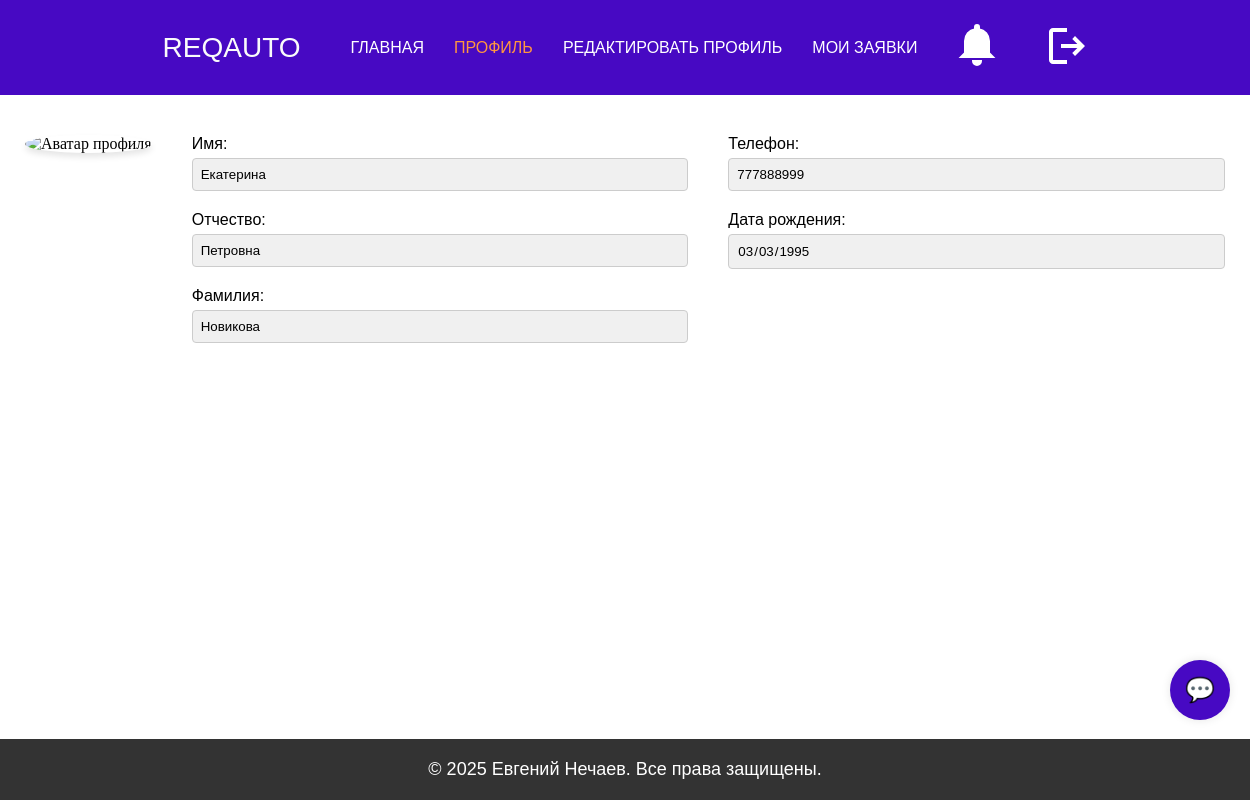
The page /profile (signed in) on the database its author committed.
### models.py (models this page shows)
class User(db.Model):
    __tablename__ = 'User'
    ID = db.Column(db.Integer, primary_key=True)
    username = db.Column(db.String(50), unique=True)
    password = db.Column(db.String(128))
    firstName = db.Column(db.String(50))
    lastName = db.Column(db.String(50))
    patronymic = db.Column(db.String(50))
    phone = db.Column(db.String(15))
    dateBirth = db.Column(db.Date, nullable=True)
    roleID = db.Column(db.Integer, db.ForeignKey('Role.ID'))
    photo = db.Column(db.String(256), nullable=True)

### app.py (the view)
@app.route('/profile')
def profile():
    if 'user_id' not in session:
        return redirect(url_for('auth'))
    user_id = session['user_id']
    user = User.query.get(user_id)
    response = make_response(render_template('profile.html', user=user))
    response.headers['Cache-Control'] = 'no-cache, no-store, must-revalidate'
    response.headers['Pragma'] = 'no-cache'
    response.headers['Expires'] = '0'
    return response

### templates/profile.html (shortened to what this page needs)
<!DOCTYPE html>
<html lang="en">
  <head>
    <link rel="stylesheet" href="/static/styles.css" />
    <link rel="stylesheet" href="/static/profile.css" />
    <link rel="stylesheet" href="/static/client_chat.css" />
  </head>
  <body>
    <header>
      <div class="logo">ReqAuto</div>
      <nav>
        <ul>
          <li>
            <a href="{{ url_for('index') }}">Главная</a>
          </li>
          <li>
            <a href="#" class="active">Профиль</a>
          </li>
          <li>
            <a href="{{ url_for('edit_profile') }}">Редактировать профиль</a>
          </li>
          <li>
            <a href="{{ url_for('profile_requests') }}">Мои заявки</a>
          </li>
          <li class="notifications-wrapper">
            <button id="notifications-toggle" class="notifications-button">
            </button>
          </li>
          <li>
            <form
              action="{{ url_for('logout') }}"
              method="post"
              class="logout-form"
            >
              <button type="submit" class="logout-button">
                <svg
                  xmlns="http://www.w3.org/2000/svg"
                  width="24"
                  height="24"
                  viewBox="0 0 24 24"
                >
                  <path
                    fill="#ffffff"
                    d="M5 21q-.825 0-1.412-.587T3 19V5q0-.825.588-1.412T5 3h7v2H5v14h7v2zm11-4l-1.375-1.45l2.55-2.55H9v-2h8.175l-2.55-2.55L16 7l5 5z"
                  />
                </svg>
              </button>
            </form>
          </li>
        </ul>
      </nav>
    </header>
    <main>
      <section class="profile-section">
        <div class="profile-avatar">
          <img src="{{ user.photo }}" alt="Аватар профиля" />
        </div>
        <div class="profile-info">
          <div class="profile-column">
            <div class="profile-field">
              <label for="firstName">Имя:</label>
              <input
                type="text"
                id="firstName"
                name="firstName"
                value="{{ user.firstName }}"
                readonly
              />
            </div>
            <div class="profile-field">
              <label for="patronymic">Отчество:</label>
              <input
                type="text"
                id="patronymic"
                name="patronymic"
                value="{{ user.patronymic }}"
                readonly
              />
            </div>
            <div class="profile-field">
              <label for="lastName">Фамилия:</label>
              <input
                type="text"
                id="lastName"
                name="lastName"
                value="{{ user.lastName }}"
                readonly
              />
            </div>
          </div>
          <div class="profile-column">
            <div class="profile-field">
              <label for="phone">Телефон:</label>
              <input
                type="text"
                id="phone"
                name="phone"
                value="{{ user.phone }}"
                readonly
              />
            </div>
            <div class="profile-field">
              <label for="dateBirth">Дата рождения:</label>
              <input
                type="date"
                id="dateBirth"
                name="dateBirth"
                value="{{ user.dateBirth.strftime('%Y-%m-%d') }}"
                readonly
              />
            </div>
          </div>
        </div>
      </section>
      <section>
        <button id="supportChatButton">💬</button>
      </section>
    </main>
    <footer class="site-footer">
      <p class="h3">&copy; 2025 Евгений Нечаев. Все права защищены.</p>
    </footer>
  </body>
</html>

### static/styles.css (style rules this page uses)
html { scroll-behavior: smooth; overflow-x: hidden; }
html, body { display: flex; flex-direction: column; }
html, body, p { margin: 0; padding: 0; }
body { min-height: 100vh; }
main { flex: 1; }
.h3 { text-transform: initial; font-family: "Rubik", sans-serif; font-weight: 100; font-size: 18px; }
header { margin: 0; padding: 20px; background-color: #4709c3; width: 100%; position: sticky; display: flex; justify-content: center; top: 0; z-index: 100; }
.logo { display: flex; font-family: "Montserrat", sans-serif; font-weight: 100; text-transform: uppercase; margin-right: 50px; font-size: 28px; color: #fafbfb; align-items: center; }
nav ul { list-style: none; padding-left: 0; display: flex; justify-content: center; }
nav a { text-decoration: none; color: #fff; display: flex; justify-content: center; }
nav li { display: inline; font-family: "Montserrat", sans-serif; font-weight: 100; text-transform: uppercase; margin: 0 30px 0 0; font-size: 16px; display: flex; justify-content: center; align-items: center; }
.active { color: #ff9640; }
.logout-button { background: none; border: none; cursor: pointer; }
.logout-button svg { width: 48px; height: 48px; }
.site-footer { background-color: #333; color: #fff; text-align: center; padding: 20px 0; width: 100%; }

### static/profile.css (style rules this page uses)
nav ul { list-style: none; padding-left: 0; display: flex; justify-content: center; margin: 0; }
.profile-section { display: flex; align-items: flex-start; padding: 20px; margin: 20px auto; max-width: 1200px; }
.profile-avatar { margin-right: 40px; }
.profile-avatar img { width: 150px; height: 150px; border-radius: 50%; object-fit: cover; box-shadow: 0 4px 6px rgba(0, 0, 0, 0.1); }
.profile-info { display: flex; flex: 1; gap: 40px; }
.profile-column { flex: 1; }
.profile-field { margin-bottom: 20px; }
.profile-field label { display: block; margin-bottom: 5px; font-family: "Rubik", sans-serif; font-weight: 400; }
.profile-field input { width: 100%; padding: 8px; border: 1px solid #ccc; border-radius: 4px; box-sizing: border-box; font-family: "Rubik", sans-serif; font-weight: 100; }
.profile-field input[readonly] { background-color: #f0f0f0; }
.notifications-wrapper { position: relative; display: inline-block; }
.notifications-button { background: none; border: none; color: white; font-size: 18px; cursor: pointer; }

### static/client_chat.css (style rules this page uses)
#supportChatButton { position: fixed; bottom: 80px; right: 20px; background-color: #4709c3; color: white; border: none; border-radius: 50%; width: 60px; height: 60px; font-size: 24px; cursor: pointer; box-shadow: 0px 0px 10px rgba(0, 0, 0, 0.1); }

### rows shown on the page
User: firstName "Екатерина", patronymic "Петровна", lastName "Новикова", phone "777888999", dateBirth "03/03/1995"
